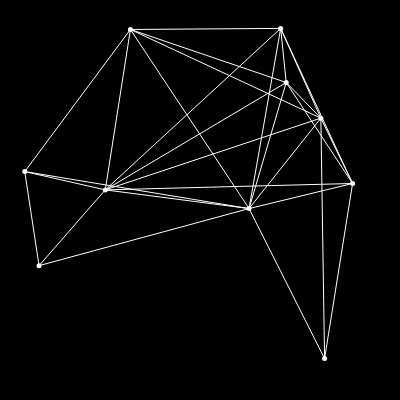
Frame 1 (no input)
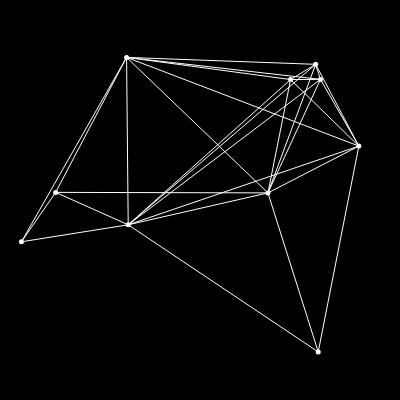
Frame 60 (no input)
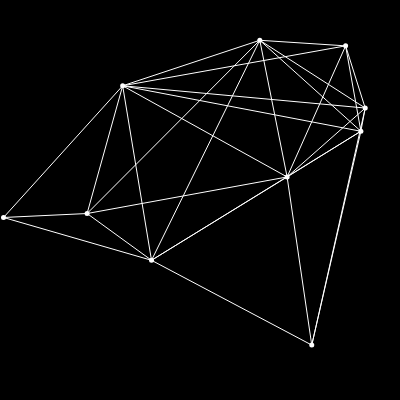
Frame 120 (the mouse pressed at the canvas centre since frame 60)

The p5.js sketch that drew these frames (run headless with seeded random() and noise() and a simulated clock; from frame 60 on, the mouse is pressed at the canvas centre):

// p5.js sketch
// ── sketch.js
// code from https://codepen.io/Mamboleoo/pen/PowKoxe

let particles = [];

class Particle {
  constructor (r) {
    this.v = createVector(random(width), random(height));
    this.r = r || random(4) + 1.5;
    this.speedX = random(-1, 1);
    this.speedY = random(-1, 1);
  }
  update () {
    this.v.x += this.speedX;
    this.v.y += this.speedY;
  }
  walls () {
    if (this.v.x <= -this.r) {
      this.v.x = width;
    } else if (this.v.x >= width + this.r) {
      this.v.x = -this.r;
    }
    if (this.v.y <= -this.r) {
      this.v.y = height;
    } else if (this.v.y >= height + this.r) {
      this.v.y = -this.r;
    }
  }
  draw () {
    noStroke();
    fill(255);
    circle(this.v.x, this.v.y, this.r);
  }
}

function createParticles (amount, radius) {
  particles = [];
  for (let i=0; i<amount; i++) {
    particles.push(new Particle(radius));
  }
}

function setup() {
  createCanvas(400, 400);
  createParticles(10, 5);
}

function draw() {
  background('black');
  drawParticles();
}

function drawParticles() {
  particles.forEach(p => {
    p.update();
    p.walls();
    p.draw();
  });
  
  for (let i=0; i<particles.length; i++) {
    for (let j=i+1; j<particles.length; j++) {
      const p1 = particles[i];
      const p2 = particles[j];
      stroke(255);
      const distance = floor(p1.v.dist(p2.v));
      if (distance < 250) {
        line(p1.v.x, p1.v.y, p2.v.x, p2.v.y);
      }
    }
  }
}
